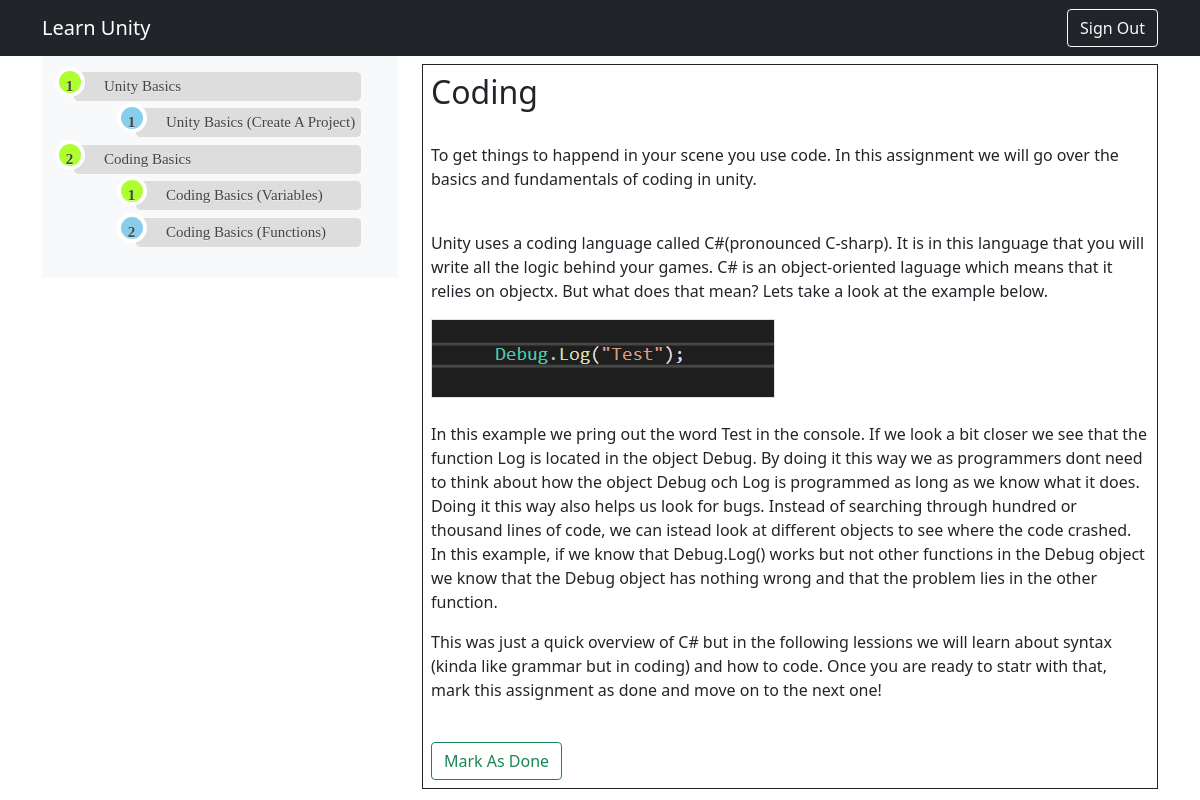
/loggedIn.php?assignment=CodingBasics (signed in), run on the app's committed database.
### tables this page shows
CREATE TABLE `modules` (
  `moduleID` int(11) NOT NULL,
  `ModuleNumber` float NOT NULL,
  `ModuleName` varchar(40) NOT NULL,
  `DisplayName` varchar(40) NOT NULL,
  `content` text NOT NULL
);

### loggedIn.php (the view, shortened to what this page needs)
<?php
  include_once("dbcon.php");
?>
<!DOCTYPE html>
<html lang="en">
<head>
    <link rel="stylesheet" href="style.css">
    <link
    href="https://cdn.jsdelivr.net/npm/bootstrap@5.1.3/dist/css/bootstrap.min.css"
    rel="stylesheet"
  />
</head>
<body class="overflow-visible">
    <nav class="navbar navbar-expand-lg bg-dark navbar-dark">
        <div class="container">
          <a  href="#" class="navbar-brand">Learn Unity</a>
          <form action="loggedIn.php" method="POST">
            <input type="submit" name="SignOut" value="Sign Out" class="btn btn-outline-light">
          </form>
        </div>
    </nav>
    <div class="container">
      <div class="row">
        <div class="col-md-4">
        <nav class="navbar navbar-expand-md navbar-light bg-light justify-content-center">
    <div class="collapse navbar-collapse" id="navbarSupportedContent">
          <?php
          $alreadyPutOlTag = false;
            $stmt = $pdo->prepare("SELECT * FROM modules ORDER BY ModuleNumber");
            $stmt->execute(array());
            $res = $stmt->fetchAll(PDO::FETCH_ASSOC);
            $ModuleList = "<ol id=\"moduleList\" class=\"rounded-list mr-auto\">";
            foreach ($res as $module) {
              $stmt = $pdo->prepare("SELECT * FROM progress WHERE userID = :userID AND moduleID = :moduleID");
              $stmt->execute(array('userID' => $_SESSION['userID'], 'moduleID' => $module['moduleID']));
              $res2 = $stmt->fetchAll(PDO::FETCH_ASSOC);
              if (floor($module['ModuleNumber']) != $module['ModuleNumber'] && !$alreadyPutOlTag) {
                $alreadyPutOlTag = true;
                $ModuleList .= "<ol id=\"moduleList\" class=\"rounded-list\">";
              }elseif(floor($module['ModuleNumber']) == $module['ModuleNumber'] && $alreadyPutOlTag) {
                $alreadyPutOlTag = false;
                $ModuleList .= "</ol>";
              }
                $ModuleList .= "<li class=\"ModuleItem nav-item active";
                if (isset($res2[0])) {
                  $ModuleList .= " isCompleted";
                }
                $ModuleList .= "\">" . "<p id=\"" . $module['ModuleName'] ."\" class=\"nav-link\">" .$module['DisplayName'] . "</p></li> ";
            }
            $ModuleList .= "</ol>";
            echo $ModuleList;
          ?>
          </div>
          </nav>
      </div>
      <div class="col-md-8 mt-2 h-50">
          <div class="border border-dark p-2 overflow-auto h-50 " id="ModuleContent">
              <?php
            if (isset($_GET['assignment'])) {
              $stmt = $pdo->prepare("SELECT * FROM modules WHERE ModuleName = :moduleName");
              $stmt->execute(array('moduleName' => $_GET['assignment']));
              $res = $stmt->fetchAll(PDO::FETCH_ASSOC);
              if (isset($res[0]['content'])) {
                echo $res[0]['content'];
              }
              else {
                echo "Hmmm.... cant seem to find the assignment";
              }
            }
            else
            {
              echo "Click on an assignment to start";
            }
            ?>
          </div>
      </div>
    </div>
  </div>
</body>
</html>

### style.css (style rules this page uses)
ol { counter-reset: li; list-style: none; *list-style: decimal; font: 15px 'trebuchet MS', 'lucida sans'; padding: 0; margin-bottom: 4em; text-shadow: 0 1px 0 rgba(255,255,255,.5); }
ol ol { margin: 0 0 0 2em; }
.rounded-list p { position: relative; display: block; padding: .4em .4em .4em 2em; *padding: .4em; margin: .5em 0; background: #ddd; color: #444; text-decoration: none; border-radius: .3em; transition: all .3s ease-out; }
.rounded-list p:before { content: counter(li); counter-increment: li; position: absolute; left: -1.3em; top: 50%; margin-top: -1.3em; background: #87ceeb; height: 2em; width: 2em; line-height: 2em; border: .3em solid #fff; text-align: center; font-weight: bold; border-radius: 2em; transition: all .3s ease-out; }
.isCompleted p:before { background: greenyellow; }

### data on the page
modules: DisplayName "Unity Basics"
modules: DisplayName "Unity Basics (Create A Project)"
modules: DisplayName "Coding Basics", content "Coding To get things to happend in your scene you use code. In this assignment we will go over the basics and fundamentals of coding in unity. Unity uses a coding language called C#(pronounced C-sharp). It is in this language that you will write all the logic behind your games. C# is an object-oriented laguage which means that it relies on objectx. But what does that mean? Lets take a look at the example below. In this example we pring out the word Test in the console. If we look a bit closer we see that the function Log is located in the object Debug. By doing it this way we as programmers dont need to think about how the object Debug och Log is programmed as long as we know what it does.…", content (picture)
modules: DisplayName "Coding Basics (Variables)"
modules: DisplayName "Coding Basics (Functions)"
